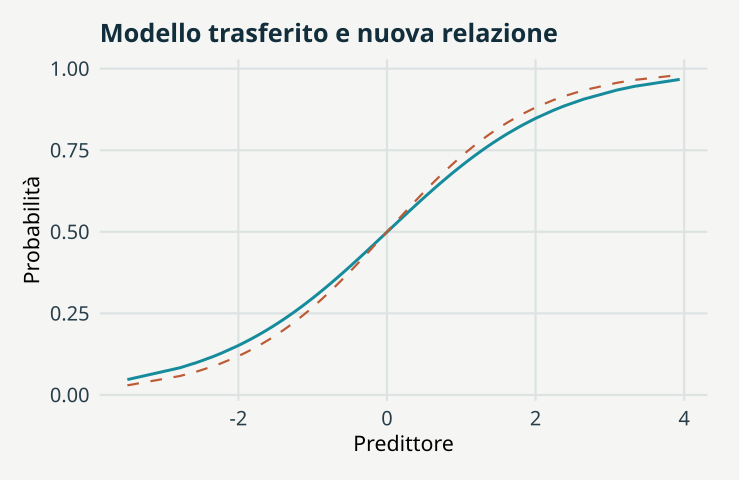

Reproduce this figure in R.
# GeoStat Lab — funzioni comuni. R >= 4.3; ggplot2 >= 3.4; jsonlite.
suppressPackageStartupMessages(library(ggplot2))
col_geo <- c('#168B9C','#BC5B35','#7054A4','#A17B19','#227864','#64748B')
theme_set(theme_minimal(base_size=17, base_family='sans') + theme(
  plot.background=element_rect(fill='#F5F6F3',colour=NA),
  panel.background=element_rect(fill='#F5F6F3',colour=NA),
  panel.grid.minor=element_blank(),panel.grid.major=element_line(colour='#DCE3E2'),
  plot.title=element_text(size=19,face='bold',colour='#122D3B'),
  plot.subtitle=element_text(size=13,colour='#405560',margin=margin(b=12)),
  axis.text=element_text(size=15,colour='#273E4A'),axis.title=element_text(size=16),
  legend.position='bottom',legend.title=element_blank(),legend.text=element_text(size=14),
  strip.text=element_text(size=15,face='bold'),plot.margin=margin(18,24,18,18)))
metric <- function(...) data.frame(grandezza=names(c(...)),valore=as.character(c(...)),check.names=FALSE)
f <- function(x,d=3) {out<-formatC(x,digits=d,format='fg');out[!is.finite(x)]<-'Non definito';out}
line_plot <- function(d,x='x',y='y',title='',xl=x,yl=y,group=NULL) {
 p<-ggplot(d,aes(x=.data[[x]],y=.data[[y]]))
 if(is.null(group)) p<-p+geom_line(colour=col_geo[1],linewidth=1.05) else p<-p+aes(colour=.data[[group]],group=.data[[group]])+geom_line(linewidth=1)+scale_colour_manual(values=col_geo)
 p+labs(title=title,x=xl,y=yl)
}
point_plot <- function(d,x='x',y='y',title='',xl=x,yl=y,group=NULL) {
 p<-ggplot(d,aes(x=.data[[x]],y=.data[[y]]))
 if(is.null(group))p<-p+geom_point(colour=col_geo[1],size=2.5,alpha=.8) else p<-p+aes(colour=.data[[group]])+geom_point(size=2.7,alpha=.85)+scale_colour_manual(values=col_geo)
 p+labs(title=title,x=xl,y=yl)
}
hist_plot<-function(x,title='',xl='Valore',bins=20)ggplot(data.frame(x=x),aes(x))+geom_histogram(bins=bins,fill=col_geo[1],colour='#F5F6F3')+labs(title=title,x=xl,y='Frequenza')
bar_plot<-function(d,x='gruppo',y='valore',title='',yl='Valore')ggplot(d,aes(x=.data[[x]],y=.data[[y]],fill=.data[[x]]))+geom_col(width=.65)+scale_fill_manual(values=rep(col_geo,length.out=length(unique(d[[x]])) ))+guides(fill='none')+labs(title=title,x=NULL,y=yl)
map_plot<-function(d,z='z',title='',xl='Est [km]',yl='Nord [km]')ggplot(d,aes(x,y,fill=.data[[z]]))+geom_raster()+coord_equal()+scale_fill_gradientn(colours=c('#153F56','#298C9C','#B8CDB2','#F1D889','#AD542F'))+labs(title=title,x=xl,y=yl)
acf_data<-function(x,lag=20){a<-acf(x,lag.max=min(lag,length(x)-1),plot=FALSE);data.frame(x=as.vector(a$lag)[-1],y=as.vector(a$acf)[-1])}
# AR(1), distribuzione marginale stazionaria N(0, 1).
ar_series<-function(n,rho){x<-numeric(n);x[1]<-rnorm(1);for(i in 2:n)x[i]<-rho*x[i-1]+sqrt(1-rho^2)*rnorm(1);x}
# Distanze euclidee in unità metriche già dichiarate; nessuna conversione implicita di CRS.
dist_cross<-function(a,b)sqrt(outer(a[,1],b[,1],'-')^2+outer(a[,2],b[,2],'-')^2)
# Predittore IDW: i punti coincidenti ricevono esattamente il valore osservato.
idw<-function(xy,z,new,power=2){dd<-dist_cross(new,xy);apply(dd,1,function(d)if(any(d<1e-10))mean(z[d<1e-10])else weighted.mean(z,d^(-power)))}
# CART didattico binario: divisioni assiali che minimizzano l'impurità di Gini.
cart_fit<-function(x,y,depth=2,minleaf=4){
 node<-list(p=mean(y),n=length(y));if(depth<1||length(unique(y))<2||length(y)<2*minleaf)return(node)
 best<-Inf
 for(j in seq_len(ncol(x))){v<-sort(unique(x[,j])); if(length(v)<2)next
  for(cut in (head(v,-1)+tail(v,-1))/2){left<-x[,j]<=cut;nl<-sum(left);nr<-sum(!left);if(min(nl,nr)<minleaf)next
   score<-nl*mean(y[left])*(1-mean(y[left]))+nr*mean(y[!left])*(1-mean(y[!left]))
   if(score<best){best<-score;node$j<-j;node$cut<-cut;split<-left}
  }
 }
 if(is.finite(best)){node$left<-cart_fit(x[split,,drop=FALSE],y[split],depth-1,minleaf);node$right<-cart_fit(x[!split,,drop=FALSE],y[!split],depth-1,minleaf)};node
}
cart_predict<-function(tree,x)apply(x,1,function(row){t<-tree;while(!is.null(t$j))t<-if(row[t$j]<=t$cut)t$left else t$right;t$p})

p <- list(slope = 1, seed = 17)
set.seed(p$seed)
x <- rnorm(200)

y <- rbinom(200, 1, plogis(x))

fit <- glm(y ~ x, family = binomial())

xt <- rnorm(300)

yt <- rbinom(300, 1, plogis(p$slope * xt))

pr <- predict(fit, data.frame(x = xt), type = "response")

data <- data.frame(x = xt, y = pr, probabilita_nuova = plogis(p$slope * xt))

data <- data[order(data$x), ]

plots <- list(line_plot(data, title = "Modello trasferito e nuova relazione", xl = "Predittore", 
    yl = "Probabilità") + geom_line(aes(y = probabilita_nuova), colour = col_geo[2], linetype = 2))

metrics <- metric(`Accuratezza nuova popolazione` = f(mean((pr >= 0.5) == yt)), `Brier nuova popolazione` = f(mean((pr - 
    yt)^2)), `Pendenza stimata nel training` = f(coef(fit)[2]))
print(metrics,row.names=FALSE)
ggplot2::ggsave('m16-trasferimento-A.svg',plots[[1]],device=svglite::svglite,width=7.7,height=5.0,bg='#F8F6F1')
